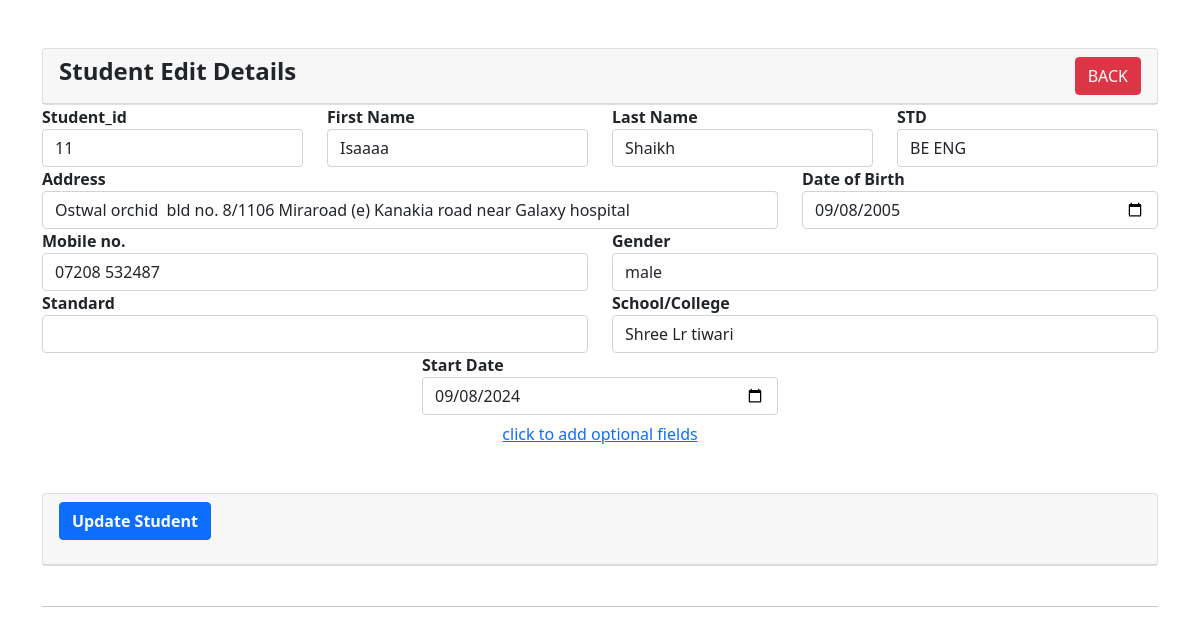
The page /admin_dashboard/fees_record_crud/student-edit.php?id=11 on the database as committed earlier.
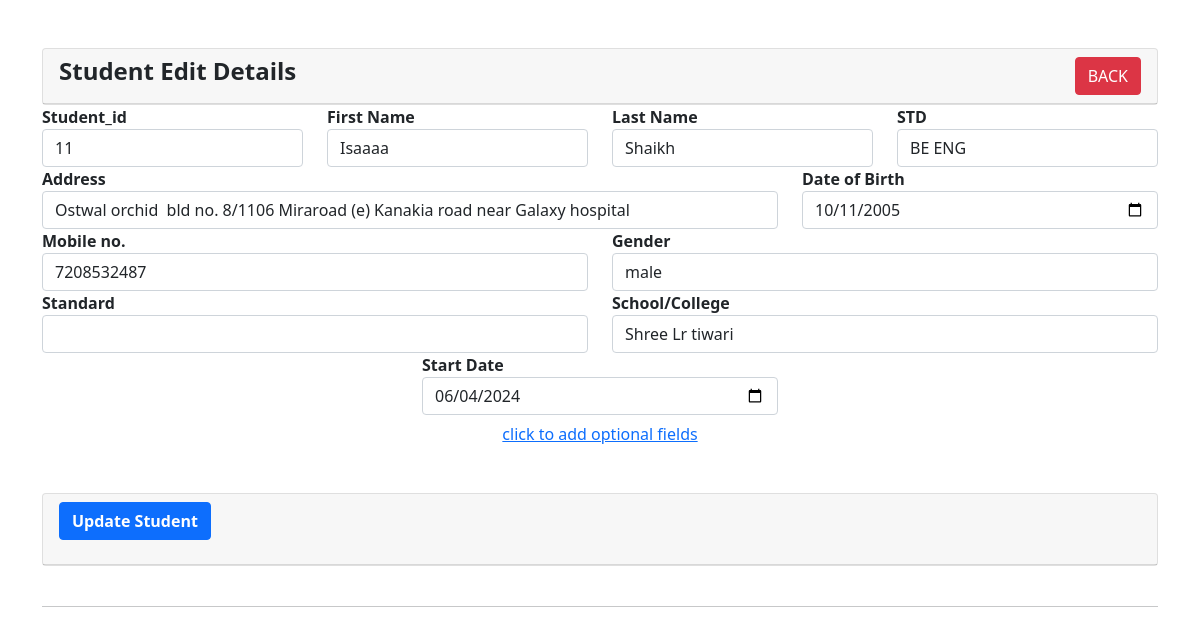
The same page on the database as committed later.
### tables this page shows
CREATE TABLE `student_record` (
  `photo` varchar(200) DEFAULT NULL,
  `student_id` varchar(200) NOT NULL,
  `first_name` varchar(100) DEFAULT NULL,
  `last_name` varchar(100) DEFAULT NULL,
  `roll_no` varchar(200) DEFAULT NULL,
  `parent_name` varchar(200) DEFAULT NULL,
  `dob` date DEFAULT NULL,
  `mobile_no` varchar(200) DEFAULT NULL,
  `gender` varchar(200) DEFAULT NULL,
  `address` varchar(200) DEFAULT NULL,
  `batch_name` varchar(200) DEFAULT NULL,
  `start_date` date DEFAULT NULL,
  `class_subject` varchar(200) DEFAULT NULL,
  `school_college` varchar(200) DEFAULT NULL,
  `attachment` varchar(200) DEFAULT NULL,
  `email` varchar(100) DEFAULT NULL,
  `std` varchar(100) DEFAULT NULL,
  `reciept_no` varchar(200) DEFAULT NULL,
  `password` varchar(200) DEFAULT NULL
);

### admin_dashboard/fees_record_crud/student-edit.php (the view, shortened to what the changed rows need)
<?php
require '../database/config.php';
?>
<!doctype html>
<html lang="en">
  <head>
    <link href="https://cdn.jsdelivr.net/npm/bootstrap@5.1.3/dist/css/bootstrap.min.css" rel="stylesheet">
</head>
<body>
     <div class="container mt-5">
        <div class="row">
            <div class="col-md-12 ">
                <?php
                        if(isset($_GET['id']))
                        {
                            $student_id = mysqli_real_escape_string($conn, $_GET['id']);
                            $query = "SELECT * FROM student_record WHERE student_id='$student_id' ";
                            $query_run = mysqli_query($conn, $query);
                            if(mysqli_num_rows($query_run) > 0)
                            {
                                $student = mysqli_fetch_array($query_run);
                                ?>
                <form action="code.php" method="post" enctype="multipart/form-data">
                    <div class="row">
                        <div class="col-md-3 ">
                            <label><b>Student_id</b></label>
                            <input type="text" class="form-control" name="student_id" value="<?=$student['student_id'];?>">
                        </div>
                        <div class="col-md-3 ">
                            <label><b>First Name</b></label>
                            <input type="text" name="first_name" value="<?=$student['first_name'];?>" class="form-control">
                        </div>
						<div class="col-md-3 ">
                            <label><b>Last Name</b></label>
                            <input type="text" name="last_name" value="<?=$student['last_name'];?>" class="form-control">
                        </div>
                        <div class="col-md-3 ">
                            <label><b>STD</b></label>
                            <input type="text" name="std" value="<?=$student['std'];?>" class="form-control">
                        </div>
                    </div>
                    <div class="row">
                        <div class="col-8">
                            <label><b>Address</b></label>
                            <input type="text" name="address" value="<?=$student['address'];?>" class="form-control">
                        </div>
                        <div class="col-4 ">
                            <label><b>Date of Birth</b></label>
                            <input type="Date" name="dob" value="<?=$student['dob'];?>" class="form-control">
                        </div>
                    </div>
                    <div class="row">
                        <div class="col-6 ">
                            <label><b>Mobile no.</b></label>
                            <input type="text" name="mobile_no" value="<?=$student['mobile_no'];?>" class="form-control">
                        </div>
                        <div class="col-6 ">
                            <label><b>Gender</b></label>
							<select name="gender" class="form-control" >
								<option value="<?=$student['gender'];?>"><?=$student['gender'];?></option>
							  </select>
                        </div>
                    </div>
                    <div class="row">
                        <div class="col-6 ">
                            <label><b>Standard</b></label>
                            <select name="std" class="form-control ">
								<option value="<?=$student['std'];?>"></option>
								<option value="8th">8th</option>
							  </select>
						</div>
                        <div class="col-6 ">
                            <label><b>School/College</b></label>
                            <input type="text" name="school_college" value="<?=$student['school_college'];?>" class="form-control">
                        </div>
                    </div>
                    <div class="row justify-content-center ">
                        <div class="col-4 ">
                            <label><b>Start Date</b></label>
                            <input type="Date" name="start_date" value="<?=$student['start_date'];?>" class="form-control">
                        </div>
                    </div>
                    <div class="row">
                        <div class="col-md-12 d-flex justify-content-center  mb-3">
                            <button type="button" class="btn btn-link" data-bs-toggle="collapse" data-bs-target="#demo">click to add optional fields</button>
                        </div>
                    </div>
                <br>
                <div class="col-md-12 ">
                <div class="card">
                    <div class="card-header">
                        <div class="mb-3">
                            <button type="submit" name="update_student" class="btn btn-primary"><b>Update Student</b></button>
                        </div>
                    </div>
                </div>
                </form>
                <?php
                            }
                            else
                            {
                                echo "<h4>No Such Id Found</h4>";
                            }
                        }
                        ?>
                    </div>
        </div>
     </div>
    <br>
    <br>
</body>
</html>

Rows that differ between the two databases and show on the page:
changed student_record "Isaaaa": dob "09/08/2005" → "10/11/2005"; mobile_no "07208 532487" → "7208532487"; start_date "09/08/2024" → "06/04/2024"
